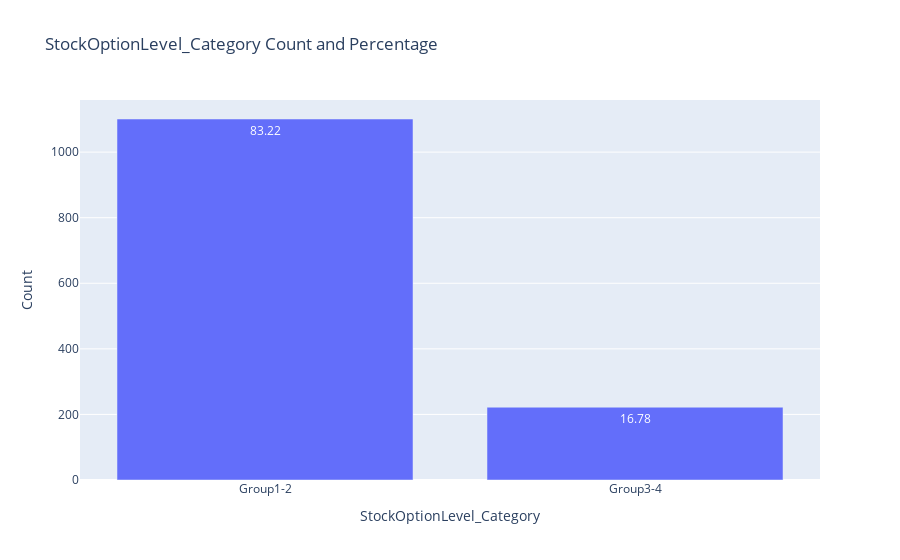

The code cell stored with this chart in its notebook:
### Code cell
# Display descriptive statistics of 'StockOptionLevel' column
print("Descriptive statistics of 'StockOptionLevel' column:")
print(data['StockOptionLevel'].describe())

# Categorize stock option level based on custom bins
data['StockOptionLevel_Category'] = pd.cut(data['StockOptionLevel'], bins=[0, 1.5, 3.5], labels=['Group1-2', 'Group3-4'], right=False)


# Display data with 'StockOptionLevel' and 'StockOptionLevelGroup' columns
print("\nData with 'StockOptionLevel' and 'StockOptionLevel_Category' columns:")
print(data[['StockOptionLevel', 'StockOptionLevel_Category']].head(10))

# Display count and percentage of each category in 'StockOptionLevelGroup' column
cat_summary_plotly(data, 'StockOptionLevel_Category')

### Figure 1 — Plotly figure (JSON) as saved in the notebook; plotly's stock layout.template omitted (floating-point values rounded to 4 significant figures)
{"data": [{"alignmentgroup": "True", "hovertemplate": "StockOptionLevel_Category=%{x}<br>Count=%{y}<br>Percentage=%{text}<extra></extra>", "legendgroup": "", "marker": {"color": "#636efa", "pattern": {"shape": ""}}, "name": "", "offsetgroup": "", "orientation": "v", "showlegend": false, "text": [83.22, 16.78], "textposition": "auto", "type": "bar", "x": ["Group1-2", "Group3-4"], "xaxis": "x", "y": [1101, 222], "yaxis": "y"}], "layout": {"barmode": "relative", "legend": {"tracegroupgap": 0}, "title": {"text": "StockOptionLevel_Category Count and Percentage"}, "xaxis": {"anchor": "y", "domain": [0, 1], "title": {"text": "StockOptionLevel_Category"}}, "yaxis": {"anchor": "x", "domain": [0, 1], "title": {"text": "Count"}}}}
